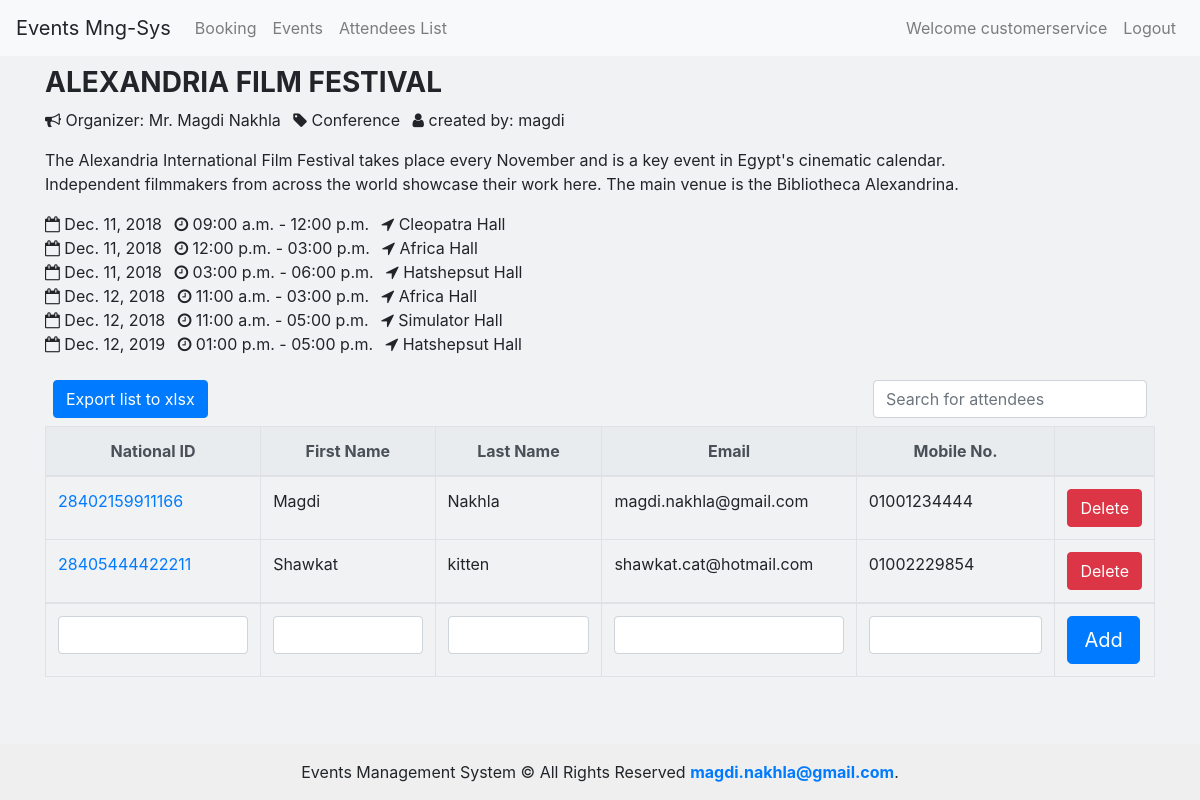
The app's page /1/attendees/ (signed in) with its own data.
### events/models.py (models this page shows, shortened)
class Event(models.Model):
    name = models.CharField(max_length=64)
    slug = models.SlugField(max_length=64, db_index=True)
    details = models.TextField(blank=True, null=True)
    created = models.DateTimeField(auto_now=True) #When Created Record
    certificate = models.BooleanField(default=False)
    user = models.ForeignKey(User, on_delete=models.CASCADE, related_name='events') #Created by Record
    category = models.ForeignKey(Category, on_delete=models.CASCADE, related_name='category')
    attendees = models.ManyToManyField(Attendee, blank=True, null=True)
    organizer = models.ForeignKey(Organizer, on_delete=models.CASCADE, related_name='organizer', blank=True, null=True)
    class Meta:
        ordering = ('name',)
        index_together = ['id', 'slug']

class Organizer(models.Model):
    name = models.CharField(max_length=64)
    details = models.CharField(max_length=64)
    mobile = models.CharField(max_length=32)
    email = models.EmailField()
    def __str__(self):
        return self.name

class Category(models.Model): #Event Category
    name = models.CharField(max_length=64)
    def __str__(self):
        return self.name
    class Meta:
        verbose_name_plural = "Categories"

class Loctimedate(models.Model):
    event = models.ForeignKey(Event, on_delete=models.CASCADE, related_name='eventLocDates')
    day = models.DateField()
    location = models.ForeignKey(Venue, on_delete=models.CASCADE, related_name='venueDates')
    start_time = models.TimeField()
    end_time = models.TimeField()
    start_timeslot = models.PositiveIntegerField(default = 1)
    reserved_timeslots = models.PositiveIntegerField(default = 1)

class Venue(models.Model):
    name = models.CharField(max_length=64)
    details = models.CharField(max_length=64)
    active = models.BooleanField(default=True)
    capacity = models.PositiveIntegerField(default=30)
    price = models.DecimalField(max_digits=8, decimal_places=2)
    def __str__(self):
        return self.name

class Attendee(models.Model):
    first_name = models.CharField(max_length=64)
    last_name = models.CharField(max_length=64)
    email = models.EmailField()
    nid = models.CharField(max_length=14, db_index=True, unique=True)
    mobile = models.CharField(max_length=32)

### events/views.py (the view)
# urls.py: path("<int:event_id>/attendees/", views.attendees, name='attendees'),
@login_required
def attendees(request, event_id):
      context = {
            'event': Event.objects.filter(id=event_id).get(),
            'attendees': Attendee.objects.filter(event=event_id).all()
      }
      return render(request,'events/attendees.html', context)

### events/templates/events/attendees.html (shortened to what this page needs)
{% extends "events/base.html" %}
{% block content%}
<div class="container">
  <div class="row">
    <div class="col-lg-12">
            <div class="row row-striped">
                    <div class="col-10">
                        <h3 class="text-uppercase"><strong>{{event.name}}</strong></h3>
                        <ul class="list-inline">
                            <li class="list-inline-item"><i class="fa fa-bullhorn" aria-hidden="true"></i> Organizer: {{ event.organizer }}</li>
                            <li class="list-inline-item"><i class="fa fa-tag" aria-hidden="true"></i> {{ event.category }}</li>
                            <li class="list-inline-item"><i class="fa fa-user" aria-hidden="true"></i> created by: {{ event.user }}</li>
                        </ul>
                        <p>{{ event.details }}</p>
                        <ul class="list-inline">
                            {% for event in event.eventLocDates.all|dictsort:"day" %}
                            <li class="list-inline-item"><i class="fa fa-calendar-o" aria-hidden="true"></i> {{event.day}}</li>
                            <li class="list-inline-item"><i class="fa fa-clock-o" aria-hidden="true"></i> {{ event.start_time|time:"h:i a" }} - {{ event.end_time|time:"h:i a" }}</li>
                            <li class="list-inline-item"><i class="fa fa-location-arrow" aria-hidden="true"></i> {{event.location}}</li>
                            <br>
                            {% endfor %}
                        </ul>
                    </div>
                </div>
        <form id="attendeeForm" action="" role="form">
        <div class="table-responsive">
            <table class="table table-bordered table-list-search">
                <div class="d-flex justify-content-between">
                        <div class="p-2 bd-highlight">
                            <a href="{% url 'export_attendees_to_xlsx' event.id %}" class="btn btn-primary">Export list to xlsx</a>
                        </div>
                        <div class="p-2 bd-highlight">
                            <form action="#" method="get">
                                <div class="input-group">
                                    <input class="form-control" id="system-search" name="q" placeholder="Search for attendees">
                                </div>
                            </form>
                        </div>
                    </div>
                <thead class="thead-light">
                        <tr class="text-center">
                            <th>National ID</th>
                            <th>First Name</th>
                            <th>Last Name</th>
                            <th>Email</th>
                            <th>Mobile No.</th>
                            <th></th>
                        </tr>
                    </thead>
                    <tbody>
                        {% for attendee in attendees %}
                        <tr id="tr_del_att_{{attendee.id}}">
                            <td><a href="" class="link_nid" attendeeId='{{attendee.id}}' data-toggle="modal" data-target="#exampleModalCenter">{{attendee.nid}}</a></td>
                            <td>{{attendee.first_name}}</td>
                            <td>{{attendee.last_name}}</td>
                            <td>{{attendee.email}}</td>
                            <td>{{attendee.mobile}}</td>
                            <td><input type="button" id="btn_del_att_{{attendee.id}}" attendeeId='{{attendee.id}}' class="btnDel btn btn-md btn-danger "  value="Delete"></td>
                        </tr>
                        {% endfor%}
                    </tbody>
                    <tbody>
                        <tr>
                            <td><input type="text" name="nid"  id="inp_nid" class="form-control" minlength="14" maxlength="14" required></td>
                            <td><input type="text" name="first_name" id="inp_first_name" class="form-control" required></td>
                            <td><input type="text" name="last_name" id="inp_last_name" class="form-control" required></td>
                            <td><input type="email" name="email" id="inp_email" class="form-control" required></td>
                            <td><input type="text" name="mobile" id="inp_mobile" class="form-control" minlength="11" maxlength="11" required></td>
                            <td><input type="submit" class="btn btn-primary btn-lg" id="btn_addAttendee" value="Add"></td>
                        </tr>
                    </tbody>
            </table>
        </div>
        </form>
    </div>
  </div>
</div>
{% endblock %}

### events/templates/events/base.html (shortened to what this page needs)
{% load static %}
<!DOCTYPE html>
<html>
  <head>
    <link rel="stylesheet" href="https://stackpath.bootstrapcdn.com/bootstrap/4.3.1/css/bootstrap.min.css">
    <link rel="stylesheet" href="{% static 'events/css/main.css' %}">
    <link rel="stylesheet" href="{% static 'events/css/date.css' %}">
  </head>
  <body>
    <nav class="navbar navbar-expand-lg navbar-light bg-light">
      <a class="navbar-brand">Events Mng-Sys</a>
      <div class="collapse navbar-collapse" id="navbarSupportedContent">
        <ul class="navbar-nav mr-auto">
          <li class="nav-item">
            <a class="nav-link" href="{% url 'booking' %}">Booking <span class="sr-only">(current)</span></a>
          </li>
          <li class="nav-item">
            <a class="nav-link" href="{% url 'events' %}">Events</a>
          </li>
          <li class="nav-item">
            <a class="nav-link" href="{% url 'attendeesList' %}"> Attendees List</a>
          </li>
        </ul>
        <ul class="navbar-nav ml-auto">
        {% if user.is_authenticated %}
          <li class="nav-item">
            <span class="nav-link" > Welcome {{user}}</span>
          </li>
          <li class="nav-item">
            <a class="nav-link" href="{% url 'logout' %}">Logout</a>
          </li>
        {% endif %}
        </ul>
      </div>
    </nav>
    <div class="container"  class="col-lg-12">
      <div class="row">
        {% block content %}{% endblock %}
      </div>
    </div>
    <div class="footer">Events Management System © All Rights Reserved <strong><a href="mailto:magdi.nakhla@gmail.com">magdi.nakhla@gmail.com</a></strong>.</div>
    </body>
</html>

### events/static/events/css/main.css (style rules this page uses)
.container { padding-top: 5px; }
html { height: 100%; box-sizing: border-box; }
body { position: relative; margin: 0; padding-bottom: 6rem; min-height: 100%; }
.footer { position: absolute; right: 0; bottom: 0; left: 0; padding: 1rem; background-color: #efefef; text-align: center; }
body { background-color: #f1f2f3; }

### records on screen
Event: name "ALEXANDRIA FILM FESTIVAL", organizer "Mr. Magdi Nakhla", category "Conference", user "magdi", details "The Alexandria International Film Festival takes place every November and is a key event in Egypt's cinematic calendar. Independent filmmakers from across the world showcase their work here. The main venue is the Bibliotheca Alexandrina."
Loctimedate: day "Dec. 11, 2018", start_time "09:00 a.m.", end_time "12:00 p.m.", location "Cleopatra Hall"
Loctimedate: day "Dec. 11, 2018", start_time "12:00 p.m.", end_time "03:00 p.m.", location "Africa Hall"
Loctimedate: day "Dec. 11, 2018", start_time "03:00 p.m.", end_time "06:00 p.m.", location "Hatshepsut Hall"
Loctimedate: day "Dec. 12, 2018", start_time "11:00 a.m.", end_time "03:00 p.m.", location "Africa Hall"
Loctimedate: day "Dec. 12, 2018", start_time "11:00 a.m.", end_time "05:00 p.m.", location "Simulator Hall"
Loctimedate: day "Dec. 12, 2019", start_time "01:00 p.m.", end_time "05:00 p.m.", location "Hatshepsut Hall"
Attendee: nid "28402159911166", first_name "Magdi", last_name "Nakhla", email "magdi.nakhla@gmail.com", mobile "01001234444"
Attendee: nid "28405444422211", first_name "Shawkat", last_name "kitten", email "shawkat.cat@hotmail.com", mobile "01002229854"

### other values on screen
{{ user }} "customerservice"
